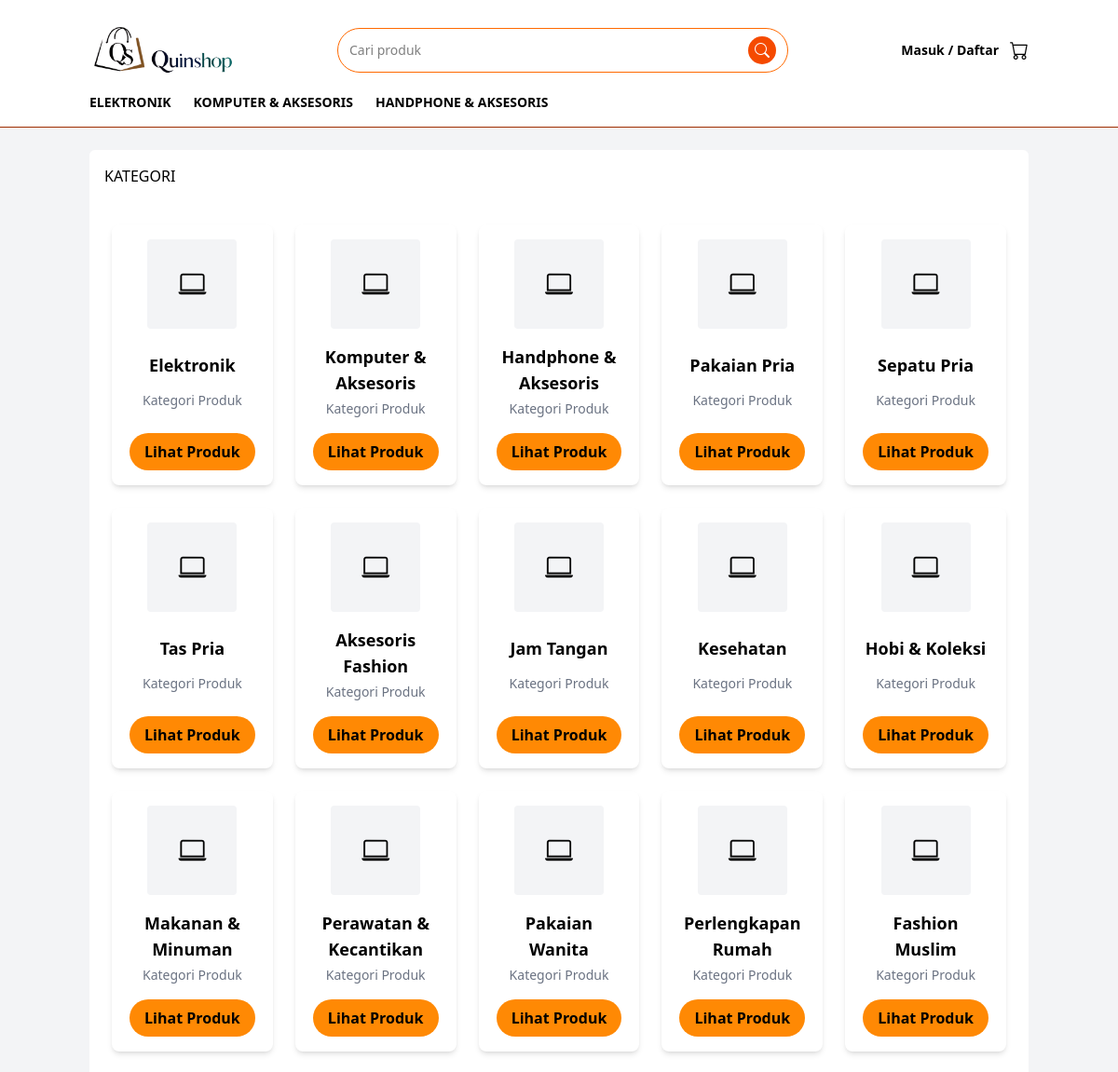
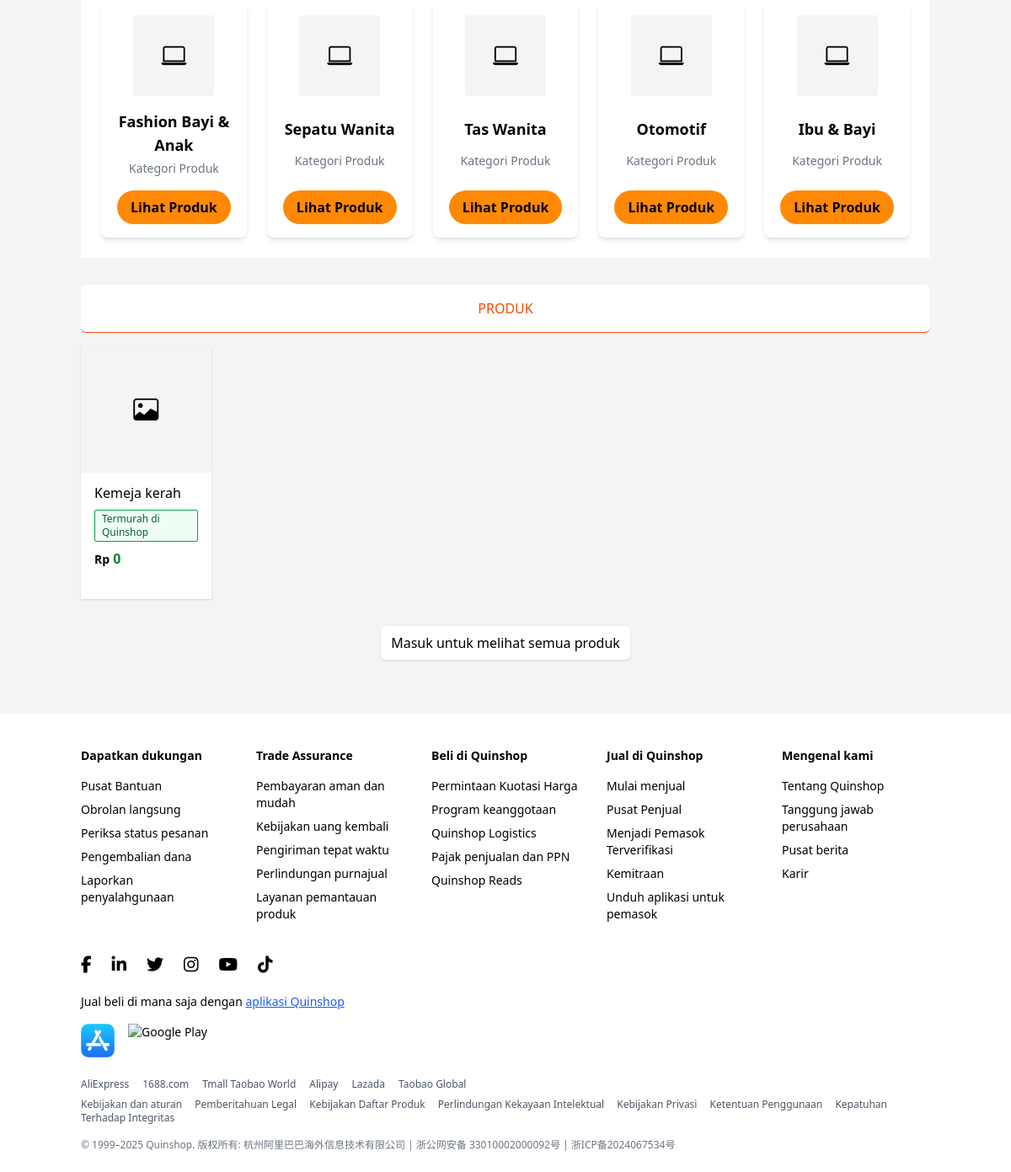
The page / on the database its author committed (2 pictures, top to bottom).
### tables this page shows
CREATE TABLE `category` (
  `id_category` int(11) NOT NULL,
  `name` varchar(100) NOT NULL,
  `image` varchar(255) DEFAULT NULL
);

CREATE TABLE `product` (
  `id_product` int(11) NOT NULL,
  `id_category` int(11) NOT NULL,
  `id_user` int(11) NOT NULL,
  `title` varchar(200) NOT NULL,
  `price` decimal(10,2) NOT NULL,
  `discount` decimal(5,2) DEFAULT 0.00,
  `image` varchar(255) DEFAULT NULL
);

### config/database.php (called while the page is built, shortened)
<?php
class Database
{
    public $mysqli;
    function __construct()
    {
        $this->mysqli = new mysqli(DB_HOST, DB_USER, DB_PASS, DB_NAME);
    }
    function select($table, $where = null)
    {
        $sql = "SELECT * FROM $table";
        $result = $this->mysqli->query($sql);
        return $result->fetch_all(MYSQLI_ASSOC);
    }
}

### app/models/Kategori.php (called while the page is built, shortened)
<?php
require_once __DIR__ . '/../../config/database.php';
class Kategori
{
    private $db;
    public function __construct()
    {
        $this->db = new Database();
    }
    public function getAll()
    {
        return $this->db->select('category');
    }
}

### app/models/Produk.php (called while the page is built, shortened)
<?php
require_once __DIR__ . '/../../config/database.php';
class Produk
{
    private $db;
    public function __construct()
    {
        $this->db = new Database();
    }
    public function getAll()
    {
        return $this->db->select('product');
    }
}

### index.php (the view, shortened to what this page needs)
<?php
require_once './app/models/Kategori.php';
require_once './app/models/Produk.php';
$kategoriModel = new Kategori();
$categories = $kategoriModel->getAll();
$topCategories = array_slice($categories, 0, 3);
$produkModel = new Produk();
$searchQuery = isset($_GET['search']) ? trim($_GET['search']) : '';
if (!empty($searchQuery)) {
  $products = $produkModel->search($searchQuery);
} else {
  $products = $produkModel->getAll();
}
?>
<!DOCTYPE html>
<html lang="en">
<head>
    <link rel="stylesheet" href="https://cdn.jsdelivr.net/npm/bootstrap-icons@1.13.1/font/bootstrap-icons.min.css">
    <script src="https://cdn.jsdelivr.net/npm/@tailwindcss/browser@4"></script>
</head>
<body>
    <div class="w-full h-full">
        <div
            class="w-full h-max flex flex-col gap-4 p-5 lg:px-24 lg:pt-6 lg:pb-4 sticky top-0 bg-white text-blue border-b border-orange-800 z-50">
            <div class="w-full flex flex-wrap items-center justify-between gap-4">
                <div class="flex-1 min-w-[250px]">
                    <img src="public/images/Quinshop.png" alt="Quinshop" class="h-15 select-none">
                </div>
                <div class="flex-[2] w-full sm:w-auto">
                    <form action="" method="get"
                        class="w-full flex items-center gap-1 rounded-full border border-orange-500 px-3 py-2">
                        <input type="text" name="search" id="searchInput" class="w-full ring-0 outline-none text-sm"
                            placeholder="Cari produk"
                            value="<?= isset($_GET['search']) ? htmlspecialchars($_GET['search']) : '' ?>"
                            oninput="toggleSearchButton()">
                        <button type="submit" id="searchBtn"
                            class="w-[30px] h-[30px] flex items-center justify-center rounded-full bg-orange-600 text-white cursor-pointer shrink-0">
                            <i class="bi bi-search"></i>
                        </button>
                    </form>
                </div>
                <div class="flex-1 flex items-center justify-end gap-3 min-w-[150px] text-sm">
                    <div class="hidden sm:block font-semibold">
                        <a href="app/views/auth/login.php">Masuk</a> /
                        <a href="app/views/auth/register.php">Daftar</a>
                    </div>
                    <div><i class="bi bi-cart text-xl"></i></div>
                </div>
            </div>
            <div class="w-full hidden lg:flex items-center gap-6 uppercase">
                <?php foreach ($topCategories as $category): ?>
                <div class="font-semibold text-sm"><?= htmlspecialchars($category['name']) ?></div>
                <?php endforeach; ?>
            </div>
        </div>
        <div class="w-full h-full bg-gray-100 p-5 lg:px-24 lg:pt-6 lg:pb-12 flex flex-col gap-8">
            <div class="w-full h-max flex flex-col rounded-md bg-white">
                <div class="w-full p-4">
                    <span class="uppercase">KATEGORI</span>
                </div>
                <div
                    class="w-full grid grid-cols-2 md:grid-cols-3 lg:grid-cols-5 gap-6 bg-white p-6">
                    <?php foreach ($categories as $category): ?>
                        <div class="bg-white shadow-md rounded-lg p-4 flex flex-col items-center justify-between transition-transform duration-200 hover:scale-105">
                            <?php if (isset($category['image'])) : ?>
                                <img src="<?= './' . $category['image'] ?>" class="w-24 h-24 object-cover rounded" alt="<?= $category['name'] ?>">
                            <?php else: ?>
                                <div class="w-24 h-24 bg-gray-100 flex items-center justify-center rounded">
                                    <i class="bi bi-laptop text-3xl"></i>
                                </div>
                            <?php endif; ?>
                            <h3 class="font-semibold text-lg mt-4 text-center"><?= $category['name'] ?></h3>
                            <p class="text-sm text-gray-500 mt-1">Kategori Produk</p>
                            <a href="#produk?kategori=<?= urlencode($category['name']) ?>" class="mt-4">
                            <button class="bg-orange-400 hover:bg-orange-300 text-black font-semibold py-2 px-4 rounded-full">
                                Lihat Produk
                            </button>
                            </a>
                        </div>
                    <?php endforeach; ?>
                </div>
            </div>
            <div class="w-full h-max flex flex-col gap-4">
                <div class="w-full h-max flex flex-col rounded-md bg-white p-4 border-b border-orange-600 text-center">
                    <h1  id="produk" class="uppercase text-orange-600">PRODUK</h1>
                </div>
                <div class="w-full h-max grid grid-cols-1 lg:grid-cols-6 gap-4">
    <?php foreach ($products as $product): ?>
    <div
        class="w-full h-[300px] flex flex-col gap-2 bg-white shadow transition-transform duration-200 hover:shadow-none hover:scale-105 hover:outline hover:outline-1 hover:outline-green-700 cursor-pointer">
        <div class="w-full h-[150px] bg-gray-100 shrink-0 flex items-center justify-center">
            <?php if (!empty($product['image'])): ?>
            <img src="<?= $product['image'] ?>" alt="<?= htmlspecialchars($product['title']) ?>"
                class="w-full h-full object-cover" />
            <?php else: ?>
            <i class="bi bi-image text-3xl"></i>
            <?php endif; ?>
        </div>
        <div class="w-full flex flex-col gap-2 px-4 py-1">
            <span class="line-clamp-2 break-all text-black"><?= htmlspecialchars($product['title']) ?></span>
            <div class="w-full h-[100px] flex flex-col gap-2">
                <div
                    class="w-full px-2 py-0.5 border border-green-600 rounded-xs text-xs text-green-800 bg-green-50">
                    Termurah di Quinshop
                </div>
                <div class="w-full h-[20px]">
                    <div class="font-semibold text-green-700">
                        <span class="text-sm text-black">Rp</span>
                        <?= !empty($product['totalPrice']) ? number_format($product['totalPrice'], 0, ',', '.') : '0' ?>
                            </div>
                        </div>
                    </div>
                </div>
            </div>
            <?php endforeach; ?>
        </div>
                <a href="<?= !empty($_SESSION['user']['id_user']) ? '' : 'app/views/auth/login.php';  ?>"
                    class="w-max px-3 py-2 my-4 mx-auto rounded-md shadow bg-white hover:bg-gray-100 active:transition-transform active:duration-200 active:scale-95 cursor-pointer">
                    <?= !empty($_SESSION['user']['id_user']) ? 'Lihat semua produk' : 'Masuk untuk melihat semua produk';  ?>
                </a>
            </div>
        </div>
<footer class="bg-white text-sm text-black px-5 lg:px-24 pt-10 pb-6">
  <div class="grid grid-cols-2 md:grid-cols-5 gap-8 mb-10">
    <div>
      <h4 class="font-semibold mb-4">Dapatkan dukungan</h4>
      <ul class="space-y-2">
        <li>Pusat Bantuan</li>
        <li>Obrolan langsung</li>
        <li>Periksa status pesanan</li>
        <li>Pengembalian dana</li>
        <li>Laporkan penyalahgunaan</li>
      </ul>
    </div>
    <div>
      <h4 class="font-semibold mb-4">Trade Assurance</h4>
      <ul class="space-y-2">
        <li>Pembayaran aman dan mudah</li>
        <li>Kebijakan uang kembali</li>
        <li>Pengiriman tepat waktu</li>
        <li>Perlindungan purnajual</li>
        <li>Layanan pemantauan produk</li>
      </ul>
    </div>
    <div>
      <h4 class="font-semibold mb-4">Beli di Quinshop</h4>
      <ul class="space-y-2">
        <li>Permintaan Kuotasi Harga</li>
        <li>Program keanggotaan</li>
        <li>Quinshop Logistics</li>
        <li>Pajak penjualan dan PPN</li>
        <li>Quinshop Reads</li>
      </ul>
    </div>
    <div>
      <h4 class="font-semibold mb-4">Jual di Quinshop</h4>
      <ul class="space-y-2">
        <li>Mulai menjual</li>
        <li>Pusat Penjual</li>
        <li>Menjadi Pemasok Terverifikasi</li>
        <li>Kemitraan</li>
        <li>Unduh aplikasi untuk pemasok</li>
      </ul>
    </div>
    <div>
      <h4 class="font-semibold mb-4">Mengenal kami</h4>
      <ul class="space-y-2">
        <li>Tentang Quinshop</li>
        <li>Tanggung jawab perusahaan</li>
        <li>Pusat berita</li>
        <li>Karir</li>
      </ul>
    </div>
  </div>
  <div class="flex items-center space-x-6 mb-6 text-xl">
    <i class="fab fa-facebook-f"></i>
    <i class="fab fa-linkedin-in"></i>
    <i class="fab fa-twitter"></i>
    <i class="fab fa-instagram"></i>
    <i class="fab fa-youtube"></i>
    <i class="fab fa-tiktok"></i>
  </div>
  <p class="mb-4">Jual beli di mana saja dengan <a href="#" class="text-blue-600 underline">aplikasi Quinshop</a></p>
  <div class="flex space-x-4 mb-6">
    <img src="public/images/appstore.jpeg" alt="App Store" class="h-10">
    <img src="https://upload.wikimedia.org/wikipedia/commons/7/78/Google_Play_Store_badge_EN.svg" alt="Google Play" class="h-10">
  </div>
  <div class="text-xs text-gray-600 flex flex-wrap gap-4 mb-2">
    <a href="#">AliExpress</a>
    <a href="#">1688.com</a>
    <a href="#">Tmall Taobao World</a>
    <a href="#">Alipay</a>
    <a href="#">Lazada</a>
    <a href="#">Taobao Global</a>
  </div>
  <div class="text-xs text-gray-600 space-x-3 mb-2">
    <a href="#">Kebijakan dan aturan</a>
    <a href="#">Pemberitahuan Legal</a>
    <a href="#">Kebijakan Daftar Produk</a>
    <a href="#">Perlindungan Kekayaan Intelektual</a>
    <a href="#">Kebijakan Privasi</a>
    <a href="#">Ketentuan Penggunaan</a>
    <a href="#">Kepatuhan Terhadap Integritas</a>
  </div>
  <p class="text-xs text-gray-500 mt-4">
    © 1999–2025 Quinshop. 版权所有: 杭州阿里巴巴海外信息技术有限公司 | 浙公网安备 33010002000092号 | 浙ICP备2024067534号
  </p>
</footer>
</body>
</html>

### rows shown on the page
category: name "ELEKTRONIK", name "Elektronik"
category: name "KOMPUTER & AKSESORIS", name "Komputer & Aksesoris"
category: name "HANDPHONE & AKSESORIS", name "Handphone & Aksesoris"
category: name "Pakaian Pria"
category: name "Sepatu Pria"
category: name "Tas Pria"
category: name "Aksesoris Fashion"
category: name "Jam Tangan"
category: name "Kesehatan"
category: name "Hobi & Koleksi"
category: name "Makanan & Minuman"
category: name "Perawatan & Kecantikan"
category: name "Pakaian Wanita"
category: name "Perlengkapan Rumah"
category: name "Fashion Muslim"
category: name "Fashion Bayi & Anak"
category: name "Sepatu Wanita"
category: name "Tas Wanita"
category: name "Otomotif"
category: name "Ibu & Bayi"
product: title "Kemeja kerah"
